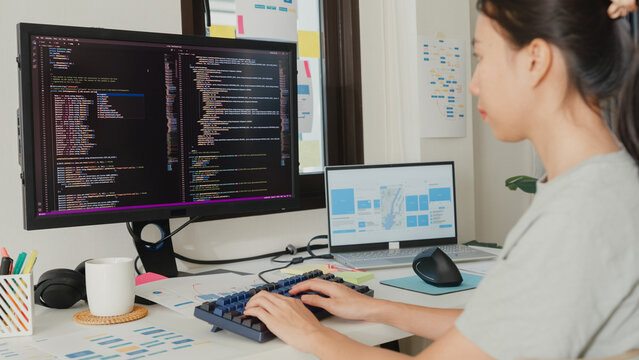
#> input picture data/color/girl.jpg, 639 x 360 px
$ python step3_blur_basic.py
#> lines starting #> are read from the running program, lines starting #| are printed output that depends on the picture
import os
import cv2

img_original = cv2.imread(os.path.join('..', 'data', 'color', 'girl.jpg'))
#> img_original is the input picture: shape (360, 639, 3); mean B, G, R 123.7, 130.2, 135.3

k_size = 7 # kernel size, the larger the more blur

## there are many types of blur, here we use GaussianBlur
## 0 is the standard deviation of the Gaussian kernel
img_g_blur = cv2.GaussianBlur(img_original, (k_size, k_size), 0)
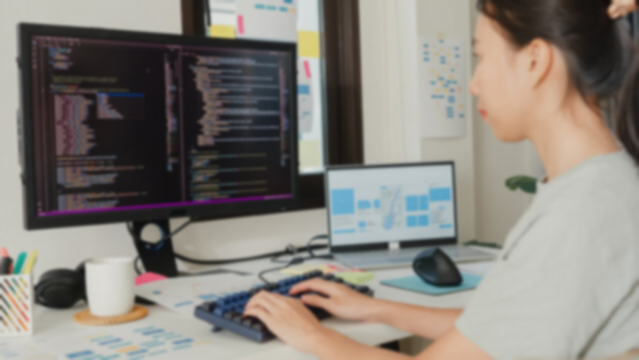
#> img_g_blur: shape (360, 639, 3); mean B, G, R 123.7, 130.2, 135.3

## just blur the image, not guassian blur
img_blur = cv2.blur(img_original, (k_size, k_size))

## blur the image with median filter
img_median = cv2.medianBlur(img_original, k_size)
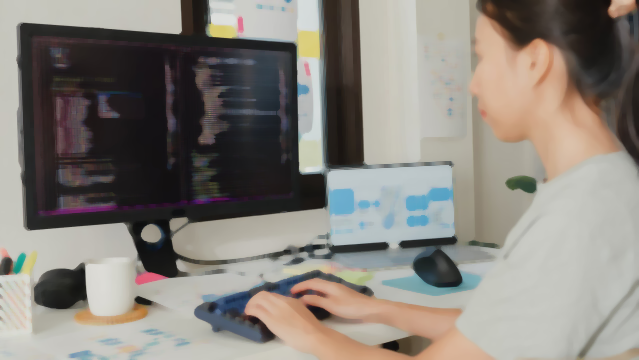
#> img_median: shape (360, 639, 3); mean B, G, R 123.5, 130.2, 135.2

## blur the image with bilateral filter, it can keep the edge of the image
img_bilateral = cv2.bilateralFilter(img_original, 9, 75, 75)

cv2.imshow('Original', img_original)
cv2.imshow('Gaussian Blur', img_g_blur)
cv2.imshow('Blur', img_blur)
cv2.imshow('Median', img_median)
cv2.imshow('Bilateral', img_bilateral)

cv2.waitKey(0)
cv2.destroyAllWindows()

$ run again, with data/color/bird.jpg copied over data/color/girl.jpg
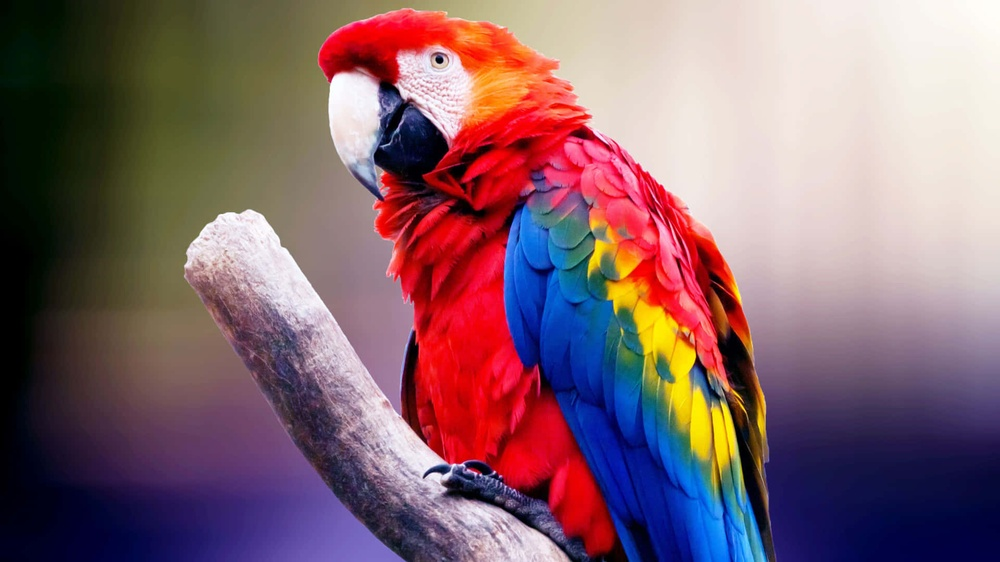
#> input picture data/color/bird.jpg, 1000 x 562 px, shrunk from 1920 x 1080 before the run
#> img_original is the input picture: shape (562, 1000, 3); mean B, G, R 109.3, 100, 131.2
#> `img_blur = cv2.blur(img_original, (k_size, k_size))`:
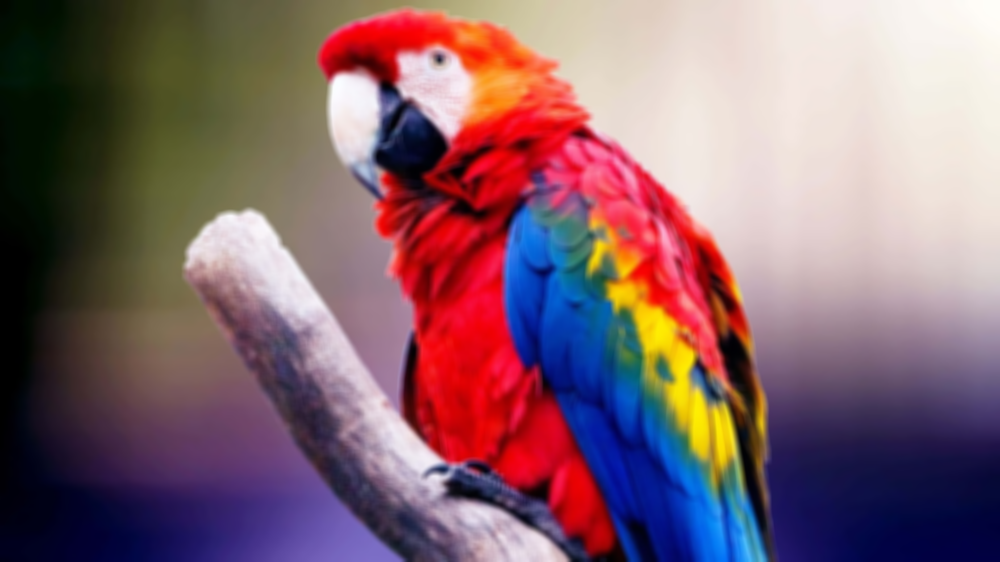
#> img_blur: shape (562, 1000, 3); mean B, G, R 109.3, 100, 131.2
